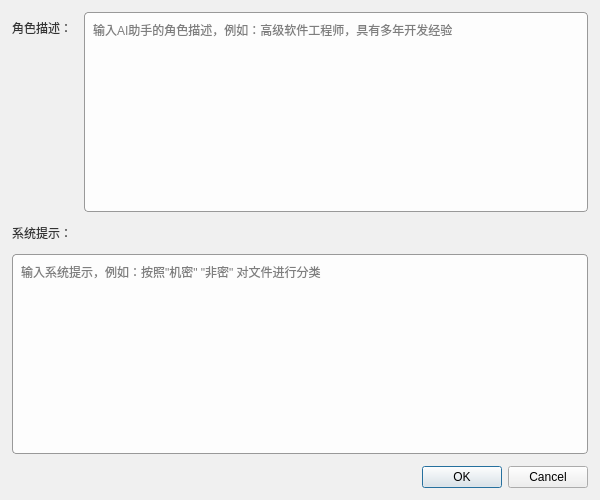
<?xml version="1.0" encoding="UTF-8"?>
<ui version="4.0">
 <class>AiAssistantConfigDialog</class>
 <widget class="QDialog" name="AiAssistantConfigDialog">
  <property name="geometry">
   <rect>
    <x>0</x>
    <y>0</y>
    <width>600</width>
    <height>500</height>
   </rect>
  </property>
  <property name="minimumSize">
   <size>
    <width>500</width>
    <height>400</height>
   </size>
  </property>
  <property name="windowTitle">
   <string>AI助手角色配置</string>
  </property>
  <property name="styleSheet">
   <string notr="true">QDialog#AiAssistantConfigDialog {
    background-image: url(:/ui/images/background.png);
    background-position: center;
    background-repeat: no-repeat;
    background-attachment: fixed;
    background-color: #f0f0f0;
}
QTextEdit {
    background-color: rgba(255, 255, 255, 220);
    border: 1px solid #999;
    border-radius: 4px;
    padding: 4px;
}
QLabel {
    color: #333333;
}</string>
  </property>
  <layout class="QVBoxLayout" name="verticalLayout">
   <property name="spacing">
    <number>12</number>
   </property>
   <property name="leftMargin">
    <number>12</number>
   </property>
   <property name="topMargin">
    <number>12</number>
   </property>
   <property name="rightMargin">
    <number>12</number>
   </property>
   <property name="bottomMargin">
    <number>12</number>
   </property>
   <item>
    <layout class="QFormLayout" name="formLayout">
     <property name="horizontalSpacing">
      <number>12</number>
     </property>
     <property name="verticalSpacing">
      <number>12</number>
     </property>
     <item row="0" column="0">
      <widget class="QLabel" name="label">
       <property name="text">
        <string>角色描述：</string>
       </property>
      </widget>
     </item>
     <item row="0" column="1">
      <widget class="QTextEdit" name="textEditRole">
       <property name="placeholderText">
        <string>输入AI助手的角色描述，例如：高级软件工程师，具有多年开发经验</string>
       </property>
      </widget>
     </item>
    </layout>
   </item>
   <item>
    <widget class="QLabel" name="labelSystemPrompt">
     <property name="text">
      <string>系统提示：</string>
     </property>
    </widget>
   </item>
   <item>
    <widget class="QTextEdit" name="textEditSystemPrompt">
     <property name="placeholderText">
      <string>输入系统提示，例如：按照"机密" "非密" 对文件进行分类 </string>
     </property>
    </widget>
   </item>
   <item>
    <widget class="QDialogButtonBox" name="buttonBox">
     <property name="orientation">
      <enum>Qt::Horizontal</enum>
     </property>
     <property name="standardButtons">
      <set>QDialogButtonBox::Cancel|QDialogButtonBox::Ok</set>
     </property>
    </widget>
   </item>
  </layout>
 </widget>
 <resources/>
 <connections>
  <connection>
   <sender>buttonBox</sender>
   <signal>accepted()</signal>
   <receiver>AiAssistantConfigDialog</receiver>
   <slot>accept()</slot>
   <hints>
    <hint type="sourcelabel">
     <x>248</x>
     <y>254</y>
    </hint>
    <hint type="destinationlabel">
     <x>157</x>
     <y>274</y>
    </hint>
   </hints>
  </connection>
  <connection>
   <sender>buttonBox</sender>
   <signal>rejected()</signal>
   <receiver>AiAssistantConfigDialog</receiver>
   <slot>reject()</slot>
   <hints>
    <hint type="sourcelabel">
     <x>316</x>
     <y>260</y>
    </hint>
    <hint type="destinationlabel">
     <x>286</x>
     <y>274</y>
    </hint>
   </hints>
  </connection>
 </connections>
</ui>
